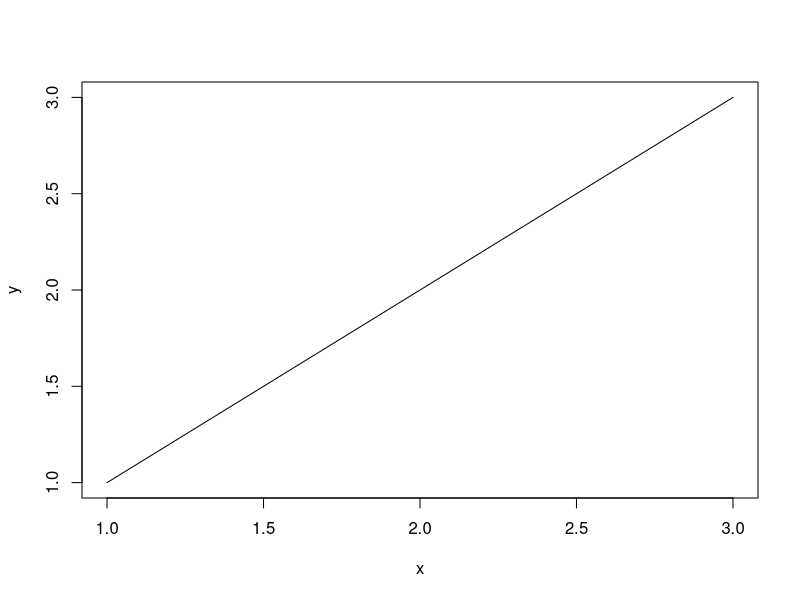

Reproduce this figure in R.
#Lotka-Volterra
#Desenvolvido por:     Jhordan Silveira de Borba
#E-mail:               jhordandecacapava@gmail.com
#Website:              https://sapogithub.github.io
#Mais informações:     https://github.com/SapoGitHub/Repositorio-Geral/wiki/lotka-volterra
#2018

funcao <- function(x, y) {
    plot(x,y,type="l")
  }

x<-c(1,2,3)
y<-c(1,2,3)

funcao(x,y)
